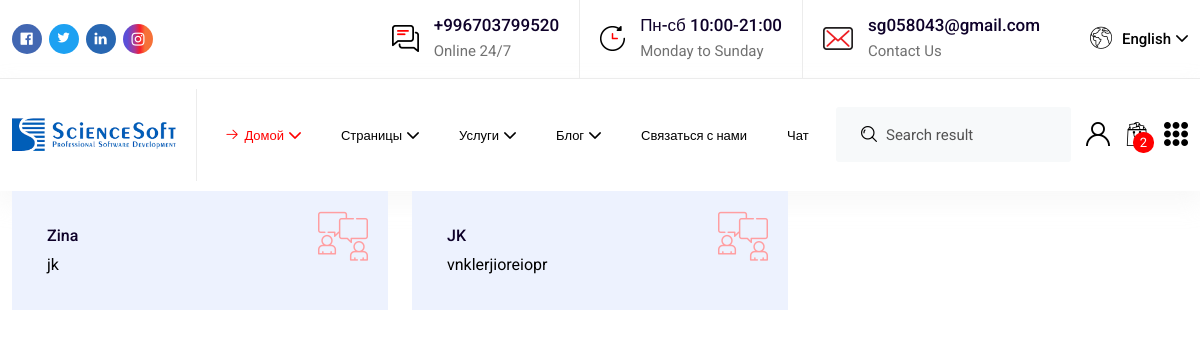
/support/, run on the app's committed database.
### apps/home/models.py (models this page shows, shortened)
class Home(models.Model):
    title = models.CharField(
        verbose_name="Название сайта", max_length=100)
    description = models.TextField(
        verbose_name="Описание", null=True
        )
    logo = models.ImageField(upload_to = "logo/", blank = True, null = True)
    phone = models.CharField(verbose_name="Телефон", max_length=15)
    time_work = models.CharField(
        verbose_name="Время работы", max_length=20, help_text="9:00 PM - 12:00 AM")
    email = models.CharField(verbose_name="E-mail", max_length=35)
    facebook = models.CharField(
        max_length=150, help_text='https://www.facebook.com/friends/suggestions/?profile_id=100024268353113')
    instagram = models.CharField(
        max_length=150, help_text='https://www.instagram.com/edzn_bey/')
    youtube = models.CharField(
        max_length=150, blank=True, help_text='https://www.youtube.com/c/selfedu_rus')
    whatsapp = models.CharField(
        max_length=150, help_text='+996771494083')
    telegram = models.CharField(
        max_length=150, blank=True, null=True, help_text='https://t.me/edzn21')
    class Meta:
        verbose_name_plural = "Главная"
        verbose_name = "главную"

class Contact(models.Model):
    name = models.CharField(max_length=100)
    phone = models.CharField(max_length=100)
    email = models.EmailField()
    subject = models.CharField(max_length=255)
    message = models.TextField()
    class Meta:
        verbose_name = "Контакт"
        verbose_name_plural = "Контакты"

### apps/home/views.py (the view)
# urls.py: path('support/', support, name = "support"),
def support(request):
    contact = Contact.objects.all()
    home = Home.objects.latest('id')
    context = {
        'contacts' : contact,
        'homes' : home,
    }
    return render(request, 'support.html',context)

### templates/support.html
{% extends 'homepage.html' %}
{% load static %}
{% block content %}
{% include 'include/header.html' %}
<div class="quality-section pb-70">
    <div class="container">
        <div class="row">
            {% for contact in contacts %}
            <div class="col-12 col-md-6 col-lg-4 pb-30">
                <div class="quality-card quality-card-blue">
                    <div class="quality-card-icon">
                        <i class="flaticon-chat"></i>
                    </div>
                    <div class="quality-card-content">
                        <h6>{{contact.name}}</h6>
                        <p> {{contact.message}} </p>
                    </div>
                </div>
            </div>
            {% endfor %}
            <div class="col-12 col-md-6 col-lg-4 pb-30">
        </div>
    </div>
</div>
{% endblock %}

### templates/homepage.html (shortened to what this page needs)
{% load static %}
<!DOCTYPE html>
<html lang="zxx">
    <head>
        <link rel="stylesheet" href="{% static 'assets/css/bootstrap.min.css' %}" type="text/css" media="all" />
        <link rel="stylesheet" href="{% static 'assets/css/bootstrap-reboot.min.css' %}" type="text/css" media="all" />
        <link rel="stylesheet" href="{% static 'assets/css/animate.min.css' %}" type="text/css" media="all" />
        <link rel="stylesheet" href="{% static 'assets/css/owl.carousel.min.css' %}" type="text/css" media="all" />
        <link rel="stylesheet" href="{% static 'assets/css/owl.theme.default.min.css' %}" type="text/css" media="all" />
        <link rel="stylesheet" href="{% static 'assets/css/meanmenu.min.css' %}" type="text/css" media="all" />
        <link rel="stylesheet" href="{% static 'assets/css/magnific-popup.min.css' %}" type="text/css" media="all" />
        <link rel='stylesheet' href="{% static 'assets/css/boxicons.min.css' %}"  type="text/css" media="all" />
        <link rel='stylesheet' href="{% static 'assets/css/flaticon.css' %}" type="text/css" media="all" />
        <link rel='stylesheet' href="{% static 'assets/css/settings.css' %}" type="text/css" media="all" />
        <link rel='stylesheet' href="{% static 'assets/css/layers.css' %}" type="text/css" media="all" />
        <link rel='stylesheet' href="{% static 'assets/css/navigation.css' %}" type="text/css" media="all" />
        <link rel="stylesheet" href="{% static 'assets/css/style.css' %}" type="text/css" media="all" />
        <link rel="stylesheet" href="{% static 'assets/css/responsive.css' %}" type="text/css" media="all" />
    </head>
    <body>
        {% block content %}
        {% endblock content %}
    </body>
</html>

### templates/include/header.html (shortened to what this page needs)
{% load static %}
<div class="topbar">
    <div class="topbar-inner">
        <div class="container-fluid">
            <div class="topbar-grid">
                <div class="topbar-item">
                    <ul class="social-list">
                        <li class="facebook-bg"><a href="{{ homes.facebook }}"><i class="flaticon-facebook-1"></i></a></li>
                        <li class="twitter-bg"><a href="#"><i class="flaticon-twitter"></i></a></li>
                        <li class="linkedin-bg"><a href="#"><i class="flaticon-linkedin"></i></a></li>
                        <li class="instagram-bg"><a href="{{ homes.instagram }}"><i class="flaticon-instagram"></i></a></li>
                    </ul>
                </div>
                <div class="topbar-item topbar-right">
                    <div class="topbar-right-grid">
                        <div class="topbar-right-item">
                            <div class="topbar-info">
                                <div class="topbar-info-list">
                                    <img src="{% static 'assets/images/chat-icon.png' %}" alt="icon">
                                    <div class="topbar-info-text">
                                        <h3><a href="tel:0061-665-66785">{{ homes.phone }}</a></h3>
                                        <p>Online 24/7</p>
                                    </div>
                                </div>
                                <div class="topbar-info-list">
                                    <img src="{% static 'assets/images/clock-icon.png' %}" alt="icon">
                                    <div class="topbar-info-text">
                                        <h3>{{ homes.time_work }}</h3>
                                        <p>Monday to Sunday</p>
                                    </div>
                                </div>
                                <div class="topbar-info-list">
                                    <img src="{% static 'assets/images/email-icon.png' %}" alt="icon">
                                    <div class="topbar-info-text">
                                        <h3><a href="/cdn-cgi/l/email-protection#640d0a020b24071d1701074a070b09"><span class="__cf_email__" data-cfemail="96fff8f0f9d6f5efe5f3f5b8f5f9fb">{{ homes.email }}</span></a></h3>
                                        <p>Contact Us</p>
                                    </div>
                                </div>
                            </div>
                            <div class="topbar-language dropdown language-option">
                                <button class="dropdown-toggle" type="button" id="language2" data-bs-toggle="dropdown" aria-haspopup="true" aria-expanded="false">
                                <i class="flaticon-worldwide"></i>
                                <span class="lang-name"></span>
                                </button>
                            </div>
                        </div>
                    </div>
                </div>
            </div>
        </div>
    </div>
</div>
<div class="navbar-area navbar-area-two">
    <div class="main-nav">
        <div class="container-fluid">
            <nav class="navbar navbar-expand-md navbar-light">
                {% if homes.logo %}
                <a class="navbar-brand" href="{% url 'index' %}">
                <img src="{{ homes.logo.url }}" alt="logo" class="logo">
                </a>
                {% else %}
                <a class="navbar-brand" href="{% url 'index' %}l">
                <img src="{% static 'assets/images/logo.png' %}" alt="logo" class="logo">
                </a>
                {% endif %}
                <div class="collapse navbar-collapse mean-menu" id="navbarSupportedContent">
                    <ul class="navbar-nav ml-auto">
                        <li class="nav-item">
                            <a href="#" class="nav-link dropdown-toggle active">Домой</a>
                        </li>
                        <li class="nav-item">
                            <a href="#" class="nav-link dropdown-toggle">Страницы</a>
                        </li>
                        <li class="nav-item">
                            <a href="#" class="nav-link dropdown-toggle">Услуги</a>
                        </li>
                        <li class="nav-item">
                            <a href="#" class="nav-link dropdown-toggle">Блог</a>
                        </li>
                        <li class="nav-item">
                            <a href="{% url 'contact_us' %}" class="nav-link">Связаться с нами</a>
                        </li>
                        <li class="nav-item">
                            <a href="{% url 'support' %}" class="nav-link">Чат</a>
                        </li>
                    </ul>
                </div>
                <div class="navbar-option">
                    <div class="navbar-option-item navbar-option-search">
                        <form>
                            <div class="input-group">
                                <div class="input-group-prepend">
                                    <div class="input-group-text">
                                        <i class="flaticon-search"></i>
                                    </div>
                                </div>
                                <input type="text" class="form-control" placeholder="Search result">
                            </div>
                        </form>
                    </div>
                    <div class="navbar-option-item navbar-option-account">
                        <a href="authentication.html"><i class="flaticon-user"></i></a>
                    </div>
                    <div class="navbar-option-item navbar-option-cart">
                        <a href="cart.html">
                        <span class="option-badge option-badge-danger">2</span>
                        </a>
                    </div>
                    <div class="navbar-option-item navbar-option-sidebar">
                        <span><i class="flaticon-menu"></i></span>
                    </div>
                </div>
            </nav>
        </div>
    </div>
</div>

### static/assets/css/responsive.css (style rules this page uses)
@media only screen and (min-width: 1200px) { .container, .container-lg, .container-md, .container-sm, .container-xl { max-width: 1230px; } }
@media only screen and (max-width: 1366px) { .main-nav nav .navbar-nav .nav-item a { font-size: 13px; margin-left: 10px; margin-right: 10px; } }
@media only screen and (max-width: 1366px) { .main-nav nav .navbar-nav .nav-item a:before { font-size: 15px; } }
@media only screen and (max-width: 1299px) { .navbar-option-item { margin-left: 15px; } }

### data on the page
Home: phone "+996703799520", time_work "Пн-сб 10:00-21:00", email "sg058043@gmail.com", logo (picture)
Contact: name "Zina", message "jk"
Contact: name "JK", message "vnklerjioreiopr"
